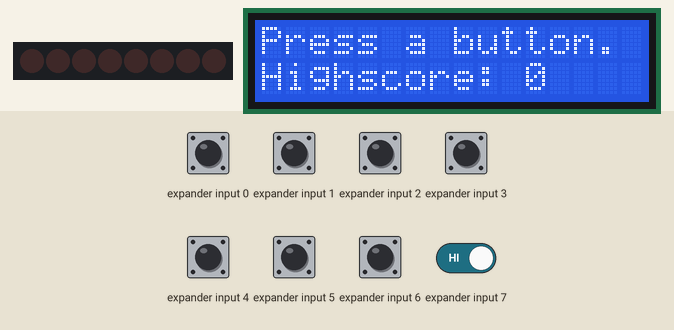
This sketch was run on a simulated Arduino Uno, built with avr-gcc and run on an emulated ATmega328P. Shown: 8 shift-register outputs drawn as a row of LEDs (first output left, lit = HIGH), 16×2 character LCD. Wiring (inferred from the names in the program): input shift register (74HC165): load pin 10; clock pin 9; serial out pin 8; shift register (74HC595): data pin 5; shift clock pin 7; latch pin 6. Wiring (inferred from the signals the program sends): row of LEDs: on Q0, Q1, Q2, Q3, Q4, Q5, Q6, Q7. The inputs (shaded band) are chosen by the test bench; at power-on: expander input 0–7 HIGH. Random numbers use the default seed unless the sketch sets one.

Above: at 1.2 s.
1.3 s: expander input 7 driven LOW
At 2.1 s:
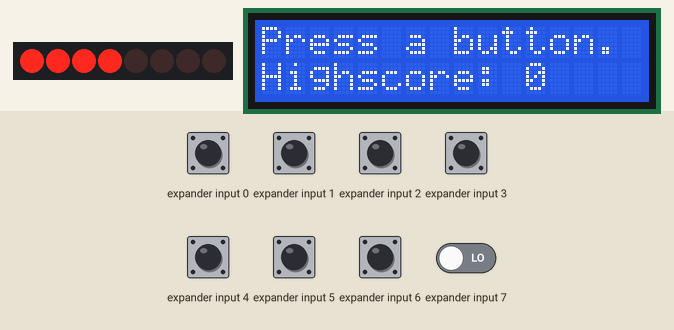
2.8 s: expander input 7 driven HIGH
At 3.8 s:
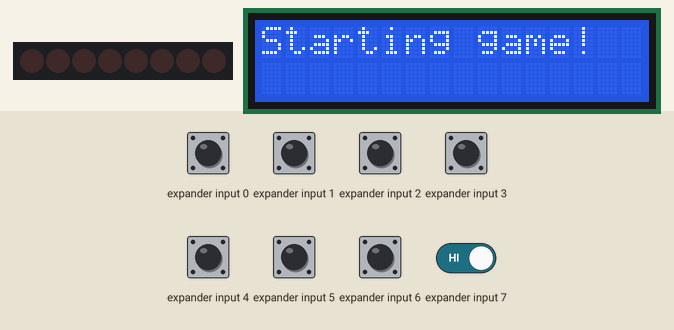
At 5.5 s:
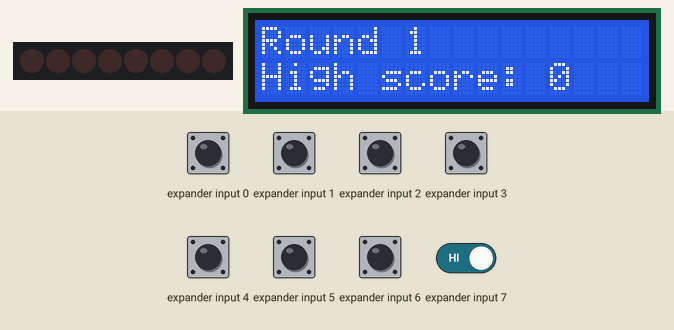
Timing chart, 0 to 8.5 s (numbered marks = the images above; inputs shaded):
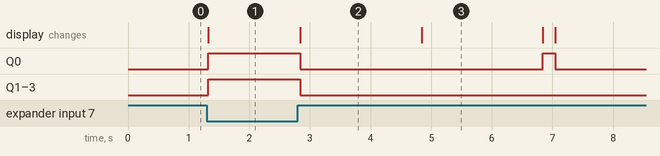

Measured:
- after the input at 1.3 s, Q0–3: LOW → HIGH at once; the display: changes at once (image 1)
- after the input at 2.8 s, Q0: HIGH → LOW at once, → HIGH 4.0 s later, → LOW 0.20 s later; Q1–3: HIGH → LOW at once; the display: changes at once (image 2)
- what the display in image 2 shows lasts 2.0 s, from 2.8 s to 4.8 s

The sketch:

advanced_simon_says.ino
```cpp
// shift register controlled lcd library
#include <LiquidCrystal595.h>

// CONSTANTS
// data pins to lcd shift register
// connected to SER/DS - 74HC595 pin 14
const byte lcd_data = 2;
// connected to RCLK/ST_CP - 74HC595 pin 12
const byte lcd_latch = 3;
// connected to SRCLK/SH_CP - 74HC595 pin 11
const byte lcd_clock = 4;

// data pins to led shift register
// connected to SER/DS - 74HC595 pin 14
const byte led_data = 5;
// connected to RCLK/ST_CP - 74HC595 pin 12
const byte led_latch = 6;
// connected to SRCLK/SH_CP - 74HC595 pin 11
const byte led_clock = 7;

// connected to Q8 - CD4021b pin 3
const byte btn_data = 8;
// connected to CLOCK - CD4021b pin 10
const byte btn_clock = 9;
// connected to P/S C - CD4021b pin 9
const byte btn_latch = 10;

// setup buzzer pin
const byte speaker_pin = 11;

// COMPONENTS
// number of options in the game
const byte num_of_options = 4;

// binary led values
const unsigned int leds [] = {1, 2, 4, 8};

// led shift register value
unsigned int led_register = 0;

// stores current button state
byte btn_state [num_of_options];

// variable to hold which button is pressed
byte which_button;

// setup tone frequency to be played by buzzer
const unsigned int notes [] = {523, 784, 830, 1397};

// counter variable
int i;

// lcd object
LiquidCrystal595 lcd(lcd_data, lcd_latch, lcd_clock);

// stores the current highscore
unsigned int highscore = 0;

// timing variable
unsigned long startTime;

void setup() {
	// open serial channel for debugging
	Serial.begin(9600);

	// setup shift register pins as outputs
	pinMode(led_data, OUTPUT);
	pinMode(led_latch, OUTPUT);
	pinMode(led_clock, OUTPUT);

	pinMode(btn_data, INPUT);
	pinMode(btn_clock, OUTPUT);
	pinMode(btn_latch, OUTPUT);

	// clear leds
	clearLed();
	writeRegister();

	// set up lcd
	lcd.begin(16,2);
	lcd.clear();
}

void loop() {
	// Display initial message
	// wait for button press to play
	lcd.clear();
	lcd.setCursor(0,0);
	lcd.print("Press a button.");
	lcd.setCursor(0,1);
	lcd.print("Highscore: ");
	lcd.print(highscore);

	// wait for button and light the led of the button that was pressed.
	// then wait for the button to be depressed
	waitForBtnPress();
	setLedByBtn();
	writeRegister();
	waitForDePress(0);
	clearLed();
	writeRegister();

	// display ready to play message
	lcd.clear();
	lcd.setCursor(0,0);
	lcd.print("Starting game!");

	delay(2000);

	// begin game
	playGame();
}

// set the desired led HIGH or LOW
void setLed(byte num, bool value) {
	// if value is HIGH, make register value 1
	// 0101 0100 | 0000 0001 = 0101 0101
	if (value) {
		led_register |= leds[num];
	}

	// if LOW, make register value 0
	// 0101 0101 & ~(0000 0001) = 0101 0101 & 1111 1110 = 0101 0100
	else {
		led_register &= ~leds[num];
	}
}

// set all registers low
void clearLed() {
	for (i = 0; i < 8; i++) {
		setLed(i, LOW);
	}
}

void setLedByBtn() {
	clearLed();
	for (i = 0; i < num_of_options; i++) {
		setLed(i, btn_state[i]);
	}
}

// writes out whatever is stored in led_register
// need to call this after any register changes
void writeRegister() {
	digitalWrite(led_latch, LOW);
	shiftOut(led_data, led_clock, MSBFIRST, led_register);
	digitalWrite(led_latch, HIGH);
}

// read button values from shift register
// store in btn_state
void btn_read() {
	// pulse latch to read pins
	digitalWrite(btn_latch, HIGH);
	delayMicroseconds(20);
	digitalWrite(btn_latch, LOW);
	byte state = shiftIn(btn_data, btn_clock);

	for (i = 0; i < num_of_options; i++) {
		if (~state & (1 << i)) {
			btn_state[i] = 1;
		} else {
			btn_state[i] = 0;
		}
	}
}

byte shiftIn(byte btn_data, byte btn_clock) {
	byte state = 0;

	// move from pin 8 to pin 1 on shift register
	// most significant bit first
	for (i = 7; i >= 0; i--) {
		// set clock low to read data pin
		digitalWrite(btn_clock, LOW);

		// check value of data pin
		if (digitalRead(btn_data)) {
			state |= (1 << i);
		}

		digitalWrite(btn_clock, HIGH);
	}

	return state;
}

void waitForBtnPress() {
	bool pressFlag = 0;

	while (not pressFlag) {
		btn_read();
		for (i = 0; i < num_of_options; i++) {
			if (btn_state[i] == 1) {
				pressFlag = 1;
				break;
			}
		}

		delay(20);
	}
}

void waitForDePress(unsigned int timeout) {
	bool pressFlag = 1;
	unsigned long startTime = millis();

	while (pressFlag) {
		if (timeout) {
			if (millis() - startTime >= 200) {
				break;
			}
		}

		btn_read();
		for (i = 0; i < num_of_options; i++) {
			// if every button is depressed, then pressFlag will stay false and end the while loop
			if (btn_state[i] == 0) {
				pressFlag = 0;
			} else {
				pressFlag = 1;
				// leave loop so pressFlag cannot be overwritten
				break;
			}
		}

		delay(20);
	}
}

byte checkButton() {
	// assumes the user only presses one button
	// the first pressed button from the left will be passed on
	for (i = 0; i < num_of_options; i++) {
		if (btn_state[i] == 1) {
			return i;
		}
	}

	// if no button is pressed, return number of options
	return num_of_options;
}

void playGame() {
	// setup up random seed with floating analog input
	int seed = analogRead(0);
	randomSeed(seed);

	// ROUND VARIABLES
	// constant to hold the max number of rounds that can be played
	const byte maxRounds = 100;

	// variable to count the value of the current round
	byte round_counter = 0;

	// user turn round counter
	byte user_round;

	// setup array to hold the series of prompts for every round
	byte prompt_array [maxRounds];

	// true if the user hasn't messed up
	bool play_flag = 1;

	while (play_flag) {
		// display round number and high score
		lcd.clear();
		lcd.setCursor(0,0);
		lcd.print("Round ");
		lcd.print(round_counter + 1);
		lcd.setCursor(0,1);
		lcd.print("High score: ");
		lcd.print(highscore);

		// wait a bit before displaying prompt
		delay(2000);

		// generate a random number between 0 and 3 and put it in the next available spot in the prompt array
		prompt_array[round_counter] = random(4);

		// blink each led in the sequence of prompts
		for (byte i = 0; i <= round_counter; i++) {
			// turn on the led specified by the current index of prompt_array
			setLed(prompt_array[i], HIGH);
			writeRegister();

			// stay on for a bit
			delay(200);

			// clear leds
			clearLed();
			writeRegister();

			delay(200);
		}

		// round counting variable initialization
		user_round = 0;

		// player turn
		while (1) {
			// // wait for button press
			waitForBtnPress();

			// check which button is pressed
			which_button = checkButton();

			// check if the pressed button is correct
			if (which_button != num_of_options) {
				if (which_button == prompt_array[user_round]) {
					// light led for 200 ms or until button depress
					// whichever comes first
					setLed(prompt_array[user_round], HIGH);
					writeRegister();

					// wait for button depress with timeout of 200 ms for led to turn off
					waitForDePress(200);

					clearLed();
					writeRegister();

					// wait for true button depress if still pressed
					waitForDePress(0);
				}

				// if wrong, end game
				else {
					// turn all leds on for visual cue
					for (i = 0; i < num_of_options; i++) {
						setLed(i, HIGH);
					}
					writeRegister();

					// display game over
					lcd.clear();
					lcd.setCursor(0,0);
					lcd.print("GAME OVER.");

					delay(2000);

					clearLed();
					writeRegister();

					delay(3000);

					// set play flag false so game loop ends
					play_flag = 0;
					break;
				}
			}

            //
			// if the play counter is equal to the round counter, the sequence has been completed.
			// exit the user round loop
			if (user_round == round_counter) {
				delay(1000);
				break;
			}

			user_round++;
		}

		// increment round counter
		round_counter++;

		// set new highscore if new record is set
		// round counter is one less than actual round, so this is done after the increment
		if (round_counter > highscore) {
			highscore = round_counter;
		}
	}


}
```
